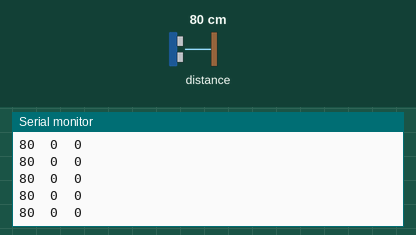
Recording of a sketch running on a simulated ESP32. Shown: the last lines printed to the serial monitor. The inputs (shaded band) are chosen by the test bench; at power-on: distance to the obstacle 80 cm.

Above: at 2.1 s.
2.2 s: distance to the obstacle set to 2 cm
At 2.7 s:
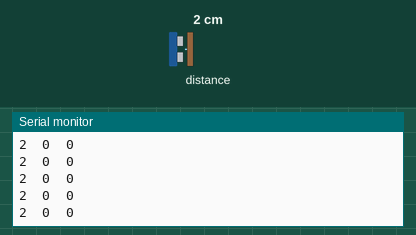
3.7 s: distance to the obstacle set to 4 cm
At 4.4 s:
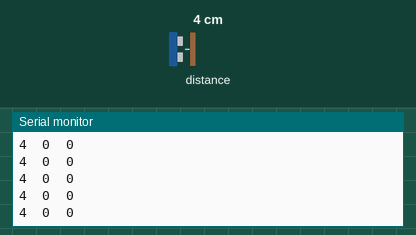
Timing chart, 0 to 6.7 s (numbered marks = the images above; inputs shaded):
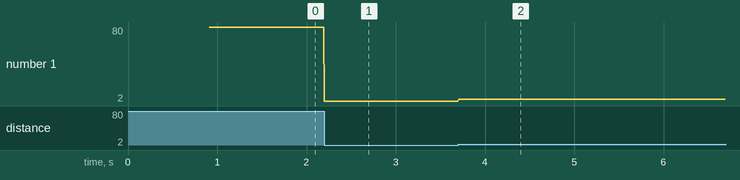

Measured:
- after the input at 2.2 s, the serial monitor: prints a new line at once (image 1)
- after the input at 3.7 s, the serial monitor: prints a new line at once (image 2)
- plotted number 1: 80 → 2 after the input at 2.2 s, 2 → 4 after the input at 3.7 s

The sketch:

TFMini_ESP32_Test.ino
```cpp
#include<TFMPlus.h>

/*
Script for working with TF-Luna ToF Lidar from Benewake.
Uses TFMPlus library (https://github.com/budryerson/TFMini-Plus)
Very closely follows the example for ESP32 given in https://www.waveshare.com/wiki/TF-Luna_LiDAR_Range_Sensor and the example provided in TFMPlus repo.

Uses the Rx2 / Tx2 in ESP32 (built-in GPIO) as second serial connection.

Fairly straightforward to use. With good signal quality (Flux), the measuresment is quite accurate.
*/


TFMPlus lidar;

void setup() {
  // put your setup code here, to run once:
  Serial.begin(115200);
  delay(200);
//  printf_begin();

  Serial2.begin(115200);
  delay(200);
  lidar.begin(&Serial2);
  delay(500);
//  printf("Soft reset: ");
}

int16_t dist = 0;
int16_t flux = 0;
int16_t temp = 0;

void loop() {
  // put your main code here, to run repeatedly:
  //delay(500);
  lidar.getData(dist,flux,temp);
  Serial.print(dist);
  Serial.print("\t");
  Serial.print(flux);
  Serial.print("\t");
  Serial.println(temp);
}
```
